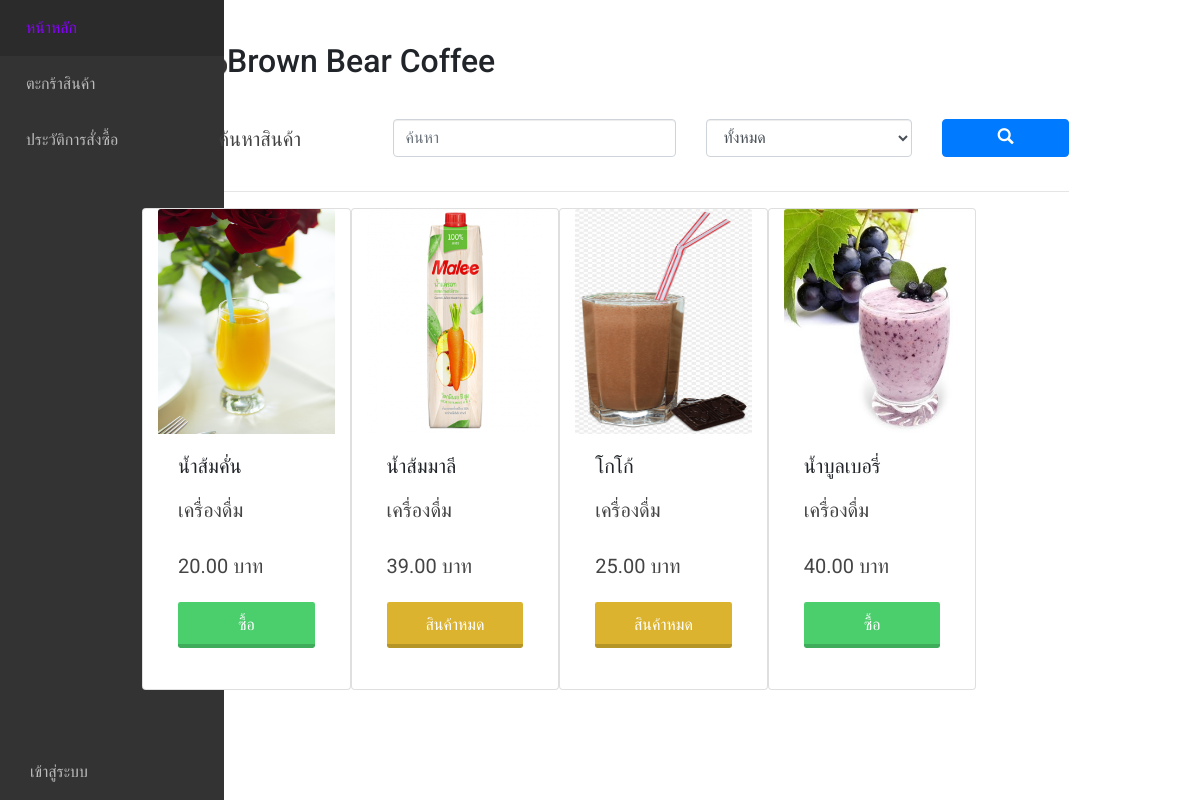
The page / on the database its author committed.
### main/models.py (models this page shows, shortened)
class Product(models.Model):
    type = models.ForeignKey(Type, on_delete=models.PROTECT,null=True)
    name = models.CharField(max_length=255)
    description = models.CharField(max_length=255,null=True)
    price = models.FloatField()
    stock = models.IntegerField()
    picture = models.ImageField(default='product_pic/default.png',upload_to='product_pic',null=True,blank=True)

class Type(models.Model):
    type_name = models.CharField(max_length=255)

### main/views.py (the view)
# urls.py: path('',views.index,name='index'),
def index(request): #หน้าหลัก มีการค้นหาชื่อ/ประเภทสินค้า มีรูปภาพ
    product = Product.objects.all()
    type = Type.objects.all()
    search = request.GET.get('search','')
    searchtype = request.GET.get('sel','')
    if search:
        product = product.filter(name__icontains=search)
    if searchtype > '0':
        product = product.filter(type_id=searchtype)
    context = {
        'product':product,
        'type':type,
    }
    return render(request, 'main/index.html', context=context)

### main/templates/main/index.html (shortened to what this page needs)
{% extends 'base.html' %}
{% block content %}
    <h2><img src='static/payment-terminal.png' width='70'>Brown Bear Coffee</h2><br>
    <form method="GET" action="{% url 'index' %}">
        <div class="row">
            <div class="col-md-3">
                <p class="text-center">ค้นหาสินค้า</p>
            </div>
            <div class="col-md-4">
                <input type="text" name="search" id="search" value="{{search}}" placeholder="ค้นหา"
                      class="form-control col">
            </div>
            <div class="col-md-3">
                <select name="sel" id="{{sel}}" class="form-control col">
                    <option value="0">ทั้งหมด</option>
                </select>
            </div>
            <div class="col">
                <button type="submit" class="btn btn-primary col"><span class="glyphicon glyphicon-search"></button>
            </div>
        </div>
    </form>
    <hr>
    <div class="card-group">
        <div class="row">
        {% for p in product %}
            <div class="card col-lg-3">
                <img class="card-img-top" src="{{ p.picture.url }}" alt="" width='100%' height='225px'>
                <div class="card-body">
                    <h5 class="card-title">{{ p.name }}</h5>
                    <p class="card-text">{{ p.type.type_name }}</p>
                    <p class="card-text">{{ p.price|stringformat:".2f" }} บาท</p>
                    {% if p.stock >= 5 %}
                    <a href="{% url 'addtobasket' product_id=p.id%}"><p class="card-text">
                        <div class="buttongreen col">ซื้อ</div>
                    </p></a>
                    {% else %}
                        <div class="buttonyellow col disabled">สินค้าหมด</div>
                    {% endif %}
                </div>
            </div>
        {% endfor %}
        </div>
    </div>
{% endblock %}

### static/css2/style.css (style rules this page uses)
html,body,div,span,applet,object,iframe,h1,h2,h3,h4,h5,h6,p,blockquote,pre,a,abbr,acronym,address,big,cite,code,del,dfn,em,img,ins,kbd,q,s,samp,small,strike,strong,sub,sup,tt,var,b,u,i,dl,dt,dd,ol,nav ul,nav li,fieldset,form,label,legend,table,caption,tbody,tfoot,thead,tr,th,td,article,aside,canvas,details,embed,figure,figcaption,footer,header,hgroup,menu,nav,output,ruby,section,summary,time,mark,audio,video { margin:0;padding:0;border:0;font-size:100%;font:inherit;vertical-align:baseline; }
a { text-decoration:none; }
img { max-width:100%; }
body { padding:0; margin:0; font-family: 'Open Sans', sans-serif; }
h1,h3,h4,h5,h6 { margin:0; }
p { margin:0; }

### static/css/styles.css (style rules this page uses)
:root { --sidebar-width: 4.5em; }
body { margin: 0; padding: 0; font-family: 'Roboto'; }
* { outline: none; box-sizing: border-box; }
.main h2 { font-size: 2em; margin-top: 0px; }
.main p { color: #444; font-size: 1.25em; line-height: 2; text-align: justify; }

### static/css/button.css (style rules this page uses)
.buttongreen { display:inline-block; padding:0.7em 1.4em; margin:0 0.3em 0.3em 0; border-radius:0.15em; box-sizing: border-box; text-decoration:none; font-family:'Roboto',sans-serif; text-transform:uppercase; font-weight:400; color:#FFFFFF; background-color:#4acf6c; box-shadow:inset 0 -0.6em 0 -0.35em rgba(0,0,0,0.17); text-align:center; position:relative; }
.buttonyellow { display:inline-block; padding:0.7em 1.4em; margin:0 0.3em 0.3em 0; border-radius:0.15em; box-sizing: border-box; text-decoration:none; font-family:'Roboto',sans-serif; text-transform:uppercase; font-weight:400; color:#FFFFFF; background-color:#dbb32f; box-shadow:inset 0 -0.6em 0 -0.35em rgba(0,0,0,0.17); text-align:center; position:relative; }

### rows shown on the page
Product: picture (picture), name "น้ำส้มคั่น", type.type_name "เครื่องดื่ม", price "20.00", stock "ซื้อ"
Product: picture (picture), name "น้ำส้มมาลี", type.type_name "เครื่องดื่ม", price "39.00", stock "สินค้าหมด"
Product: picture (picture), name "โกโก้", type.type_name "เครื่องดื่ม", price "25.00", stock "สินค้าหมด"
Product: picture (picture), name "น้ำบูลเบอรี่", type.type_name "เครื่องดื่ม", price "40.00", stock "ซื้อ"
